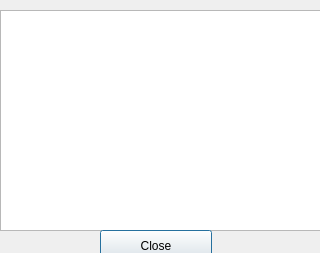
<?xml version="1.0" encoding="UTF-8"?>
<ui version="4.0">
 <class>ReturnedItems</class>
 <widget class="QDialog" name="ReturnedItems">
  <property name="geometry">
   <rect>
    <x>0</x>
    <y>0</y>
    <width>320</width>
    <height>253</height>
   </rect>
  </property>
  <property name="windowTitle">
   <string>Dialog</string>
  </property>
  <widget class="QTableView" name="tableView">
   <property name="geometry">
    <rect>
     <x>0</x>
     <y>10</y>
     <width>321</width>
     <height>221</height>
    </rect>
   </property>
  </widget>
  <widget class="QPushButton" name="pushButton">
   <property name="geometry">
    <rect>
     <x>100</x>
     <y>230</y>
     <width>112</width>
     <height>32</height>
    </rect>
   </property>
   <property name="text">
    <string>Close</string>
   </property>
  </widget>
 </widget>
 <resources/>
 <connections/>
</ui>
